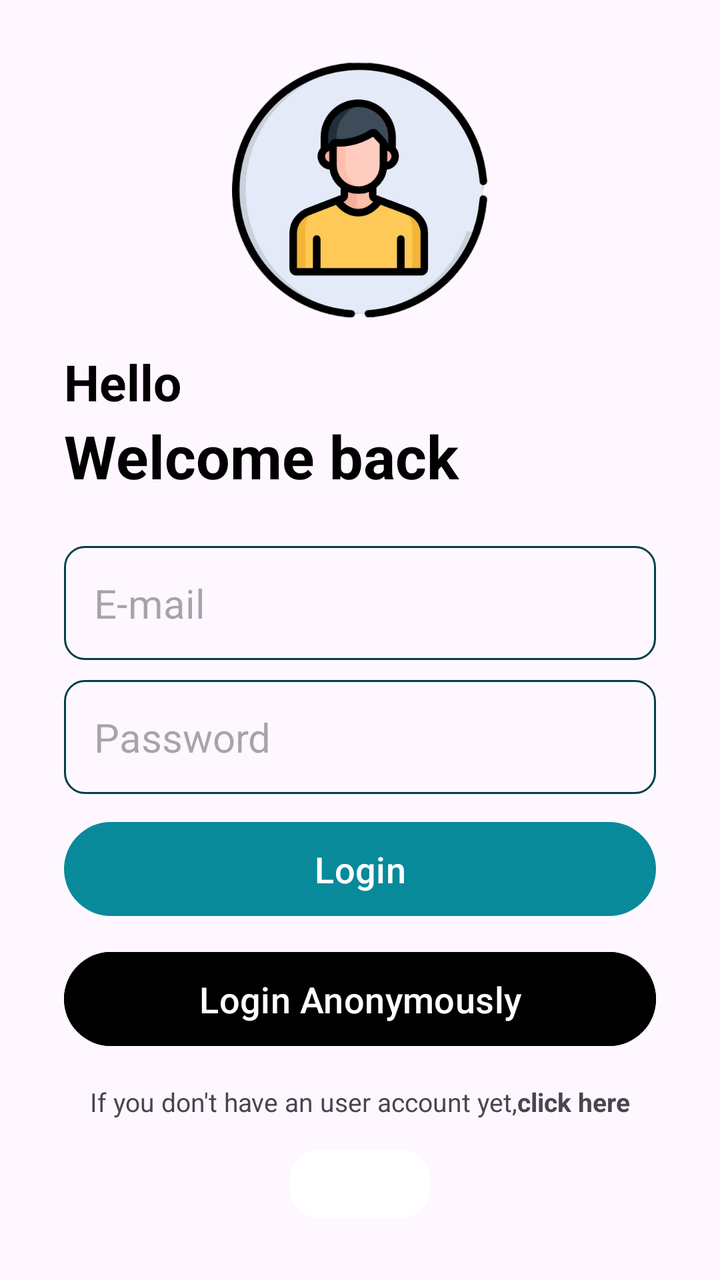
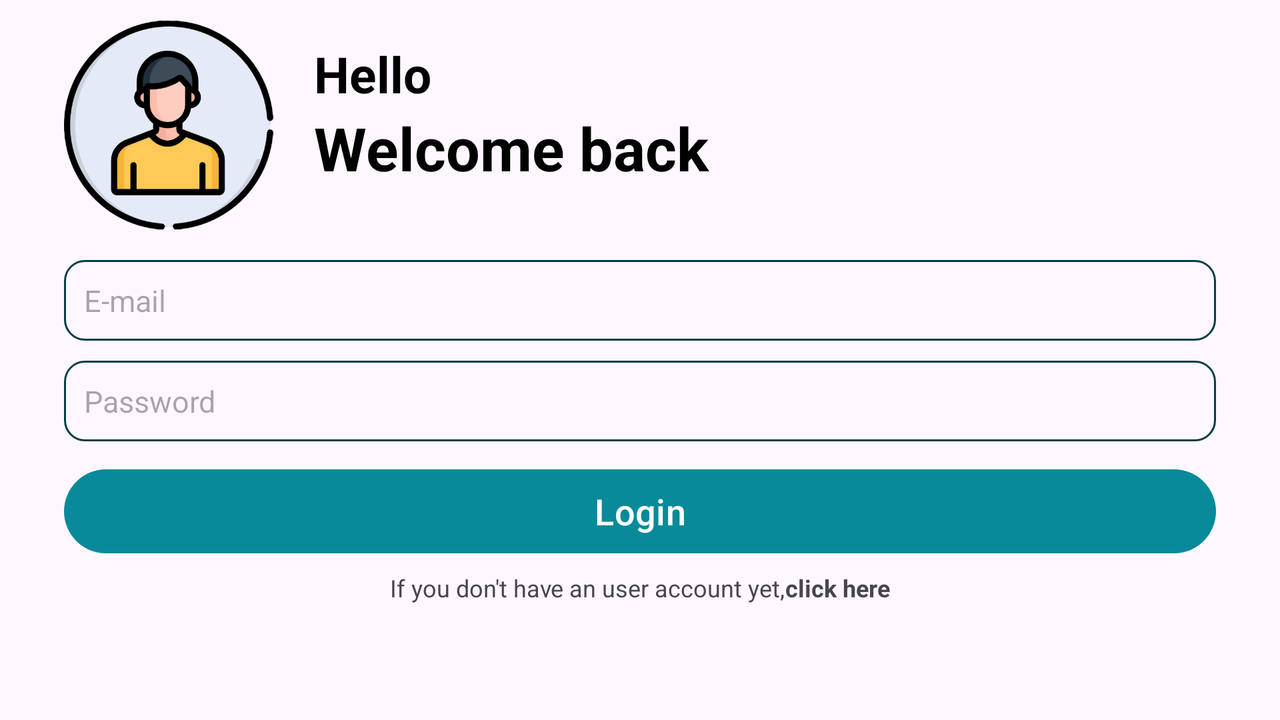

Compare how this app lays out the same screen by default and in its alternative resource folder. The renders come first, then the two layout files and the values they reference.
<!-- AndroidManifest.xml: application theme Theme.NoteMaster -->
<!-- res/layout/activity_user_login.xml -->
<?xml version="1.0" encoding="utf-8"?>
<RelativeLayout xmlns:android="http://schemas.android.com/apk/res/android"
    xmlns:app="http://schemas.android.com/apk/res-auto"
    xmlns:tools="http://schemas.android.com/tools"
    android:layout_width="match_parent"
    android:layout_height="match_parent"
    android:layout_marginVertical="16dp"
    android:layout_marginHorizontal="32dp"
    tools:context=".UserLoginActivity">

    <ImageView
        android:layout_width="128dp"
        android:layout_height="128dp"
        android:layout_centerHorizontal="true"
        android:layout_marginVertical="15dp"
        android:id="@+id/login_icon"
        android:src="@drawable/login"
        />

    <LinearLayout
        android:layout_width="match_parent"
        android:layout_height="wrap_content"
        android:layout_below="@id/login_icon"
        android:id="@+id/hello_text"
        android:orientation="vertical">

        <TextView
            android:layout_width="match_parent"
            android:layout_height="wrap_content"
            android:text="@string/Hello"
            android:textStyle="bold"
            android:textSize="25sp"
            android:textColor="@color/black"
            />
        <TextView
            android:layout_width="match_parent"
            android:layout_height="wrap_content"
            android:text="@string/welcome_back"
            android:textStyle="bold"
            android:textSize="30sp"
            android:textColor="@color/black"
            />
    </LinearLayout>

    <LinearLayout
        android:layout_width="match_parent"
        android:layout_height="wrap_content"
        android:id="@+id/form_layout"
        android:layout_below="@id/hello_text"
        android:layout_marginVertical="15dp"
        android:orientation="vertical">
        <EditText
            android:layout_width="match_parent"
            android:layout_height="wrap_content"
            android:id="@+id/email_edit_text"
            android:inputType="textEmailAddress"
            android:hint="@string/email"
            android:textSize="20dp"
            android:background="@drawable/rounded_corner"
            android:padding="15dp"
            android:layout_marginTop="10dp"/>

        <EditText
            android:layout_width="match_parent"
            android:layout_height="wrap_content"
            android:id="@+id/password_edit_text"
            android:inputType="textPassword"
            android:hint="@string/password"
            android:textSize="20sp"
            android:background="@drawable/rounded_corner"
            android:padding="15dp"
            android:layout_marginTop="10dp"/>


        <com.google.android.material.button.MaterialButton
            android:layout_width="match_parent"
            android:layout_height="55dp"
            android:id="@+id/login_user_btn"
            android:text="@string/login"
            android:layout_marginTop="10dp"
            android:textSize="18sp"
            />

        <com.google.android.material.button.MaterialButton
            android:id="@+id/login_anonymous_btn"
            android:layout_width="match_parent"
            android:layout_height="55dp"
            android:layout_marginTop="10dp"
            android:backgroundTint="@color/black"
            android:text="@string/login_anonymous"
            android:textColor="@color/white"
            android:textSize="18sp" />

        <ProgressBar
            android:layout_width="24dp"
            android:layout_height="64dp"
            android:id="@+id/progress_bar"
            android:layout_gravity="center"
            android:layout_marginTop="10dp"
            android:visibility="gone" />


    </LinearLayout>

    <LinearLayout
        android:layout_width="match_parent"
        android:layout_height="wrap_content"
        android:layout_below="@id/form_layout"
        android:id="@+id/ask_registration_text"
        android:orientation="horizontal"
        android:gravity="center">

        <TextView
            android:layout_width="wrap_content"
            android:layout_height="wrap_content"
            android:text="@string/user_registration_text"
            android:textSize="13dp"
            tools:ignore="TextSizeCheck" />

        <TextView
            android:id="@+id/create_user_text_view_btn"
            android:layout_width="wrap_content"
            android:layout_height="wrap_content"
            android:text="@string/click_here"
            android:textSize="13dp"
            android:textStyle="bold"
            tools:ignore="TextSizeCheck" />

    </LinearLayout>
    <ImageView
        android:layout_width="70dp"
        android:layout_height="70dp"
        android:background="@drawable/rounded_background"
        android:id="@+id/google_icon_btn"
        android:layout_below="@id/ask_registration_text"
        android:layout_centerHorizontal="true"
        android:layout_marginVertical="15dp"
        android:src="@drawable/google"
        />

</RelativeLayout>
<!-- resources referenced by this layout -->
<resources>
  <color name="black">#FF000000</color>
  <color name="white">#FFFFFFFF</color>
  <!-- drawable login: png bitmap (drawable-v24, 71083 bytes) -->
  <!-- drawable rounded_background (drawable) -->
  <shape xmlns:android="http://schemas.android.com/apk/res/android">
      <solid android:color="@color/white" />
      <corners android:radius="15dp" /> 
  </shape>
  <!-- drawable rounded_corner (drawable) -->
  <?xml version="1.0" encoding="utf-8"?>
  <shape xmlns:android="http://schemas.android.com/apk/res/android"
      android:shape="rectangle">
      <corners android:radius="10dp"/>
      <stroke android:width="1dp" android:color="@color/primaryNight"/>
  
  </shape>
  <string name="Hello">Hello</string>
  <string name="click_here">click here</string>
  <string name="email">E-mail</string>
  <string name="login">Login</string>
  <string name="login_anonymous">Login Anonymously</string>
  <string name="password">Password</string>
  <string name="user_registration_text">If you don\'t have an user account yet, </string>
  <string name="welcome_back">Welcome back</string>
  <style name="Theme.NoteMaster" parent="Base.Theme.NoteMaster" />
  <color name="primaryNight">#043F47</color>
  <style name="Base.Theme.NoteMaster" parent="Theme.Material3.DayNight.NoActionBar">
          <item name="colorPrimary">@color/primary</item>
          <item name="colorPrimaryVariant">@color/primary</item>
          <item name="android:statusBarColor">@color/primary</item>
      </style>
  <color name="primary">#088A9A</color>
</resources>
<!-- res/layout-land/activity_user_login.xml (the repository's variant of the layout above) -->
<!-- drawn on the phone turned sideways -->
<?xml version="1.0" encoding="utf-8"?>
<RelativeLayout xmlns:android="http://schemas.android.com/apk/res/android"
    xmlns:app="http://schemas.android.com/apk/res-auto"
    xmlns:tools="http://schemas.android.com/tools"
    android:layout_width="match_parent"
    android:layout_height="match_parent"
    android:layout_marginVertical="5dp"
    android:layout_marginHorizontal="32dp"
    tools:context=".UserLoginActivity">

    <RelativeLayout
        android:layout_width="match_parent"
        android:layout_height="wrap_content"
        android:id="@+id/title_bar_layout">
        <ImageView
            android:layout_width="105dp"
            android:layout_height="105dp"
            android:layout_marginVertical="5dp"
            android:id="@+id/login_icon"
            android:src="@drawable/login"

            />
        <LinearLayout
            android:layout_width="match_parent"
            android:layout_height="wrap_content"
            android:layout_toRightOf="@+id/login_icon"
            android:id="@+id/hello_text"
            android:layout_marginVertical="15dp"
            android:layout_marginLeft="20dp"
            android:orientation="vertical">

            <TextView
                android:layout_width="match_parent"
                android:layout_height="wrap_content"
                android:text="@string/Hello"
                android:textStyle="bold"
                android:textSize="25sp"
                android:textColor="@color/black"
                />
            <TextView
                android:layout_width="match_parent"
                android:layout_height="wrap_content"
                android:text="@string/welcome_back"
                android:textStyle="bold"
                android:textSize="30sp"
                android:textColor="@color/black"
                />
        </LinearLayout>
    </RelativeLayout>


    <LinearLayout
        android:layout_width="match_parent"
        android:layout_height="wrap_content"
        android:id="@+id/form_layout"
        android:layout_below="@+id/title_bar_layout"
        android:layout_marginVertical="5dp"
        android:orientation="vertical">
        <EditText
            android:layout_width="match_parent"
            android:layout_height="wrap_content"
            android:id="@+id/email_edit_text"
            android:inputType="textEmailAddress"
            android:hint="@string/email"
            android:textSize="15dp"
            android:background="@drawable/rounded_corner"
            android:padding="10dp"
            android:layout_marginTop="5dp"/>

        <EditText
            android:layout_width="match_parent"
            android:layout_height="wrap_content"
            android:id="@+id/password_edit_text"
            android:inputType="textPassword"
            android:hint="@string/password"
            android:textSize="15dp"
            android:background="@drawable/rounded_corner"
            android:padding="10dp"
            android:layout_marginTop="10dp"/>


        <com.google.android.material.button.MaterialButton
            android:layout_width="match_parent"
            android:layout_height="50dp"
            android:id="@+id/login_user_btn"
            android:text="@string/login"
            android:layout_marginTop="10dp"
            android:textSize="18sp"

            />

        <ProgressBar
            android:layout_width="24dp"
            android:layout_height="64dp"
            android:id="@+id/progress_bar"
            android:layout_gravity="center"
            android:layout_marginTop="10dp"
            android:visibility="gone" />


    </LinearLayout>

    <LinearLayout
        android:layout_width="match_parent"
        android:layout_height="wrap_content"
        android:layout_below="@id/form_layout"
        android:orientation="horizontal"
        android:gravity="center">
        <TextView
            android:layout_width="wrap_content"
            android:layout_height="wrap_content"
            android:textSize="12dp"
            android:text="@string/user_registration_text"
            />
        <TextView
            android:layout_width="wrap_content"
            android:layout_height="wrap_content"
            android:textStyle="bold"
            android:id="@+id/create_user_text_view_btn"
            android:textSize="12dp"
            android:text="@string/click_here"
            />

    </LinearLayout>


</RelativeLayout>
<!-- resources referenced by the variant -->
<!-- as the phone turned sideways resolves them -->
<resources>
  <color name="black">#FF000000</color>
  <!-- drawable login: png bitmap (drawable-v24, 71083 bytes) -->
  <!-- drawable rounded_corner (drawable) -->
  <?xml version="1.0" encoding="utf-8"?>
  <shape xmlns:android="http://schemas.android.com/apk/res/android"
      android:shape="rectangle">
      <corners android:radius="10dp"/>
      <stroke android:width="1dp" android:color="@color/primaryNight"/>
  
  </shape>
  <string name="Hello">Hello</string>
  <string name="click_here">click here</string>
  <string name="email">E-mail</string>
  <string name="login">Login</string>
  <string name="password">Password</string>
  <string name="user_registration_text">If you don\'t have an user account yet, </string>
  <string name="welcome_back">Welcome back</string>
  <style name="Theme.NoteMaster" parent="Base.Theme.NoteMaster" />
  <color name="primaryNight">#043F47</color>
  <style name="Base.Theme.NoteMaster" parent="Theme.Material3.DayNight.NoActionBar">
          <item name="colorPrimary">@color/primary</item>
          <item name="colorPrimaryVariant">@color/primary</item>
          <item name="android:statusBarColor">@color/primary</item>
      </style>
  <color name="primary">#088A9A</color>
</resources>
